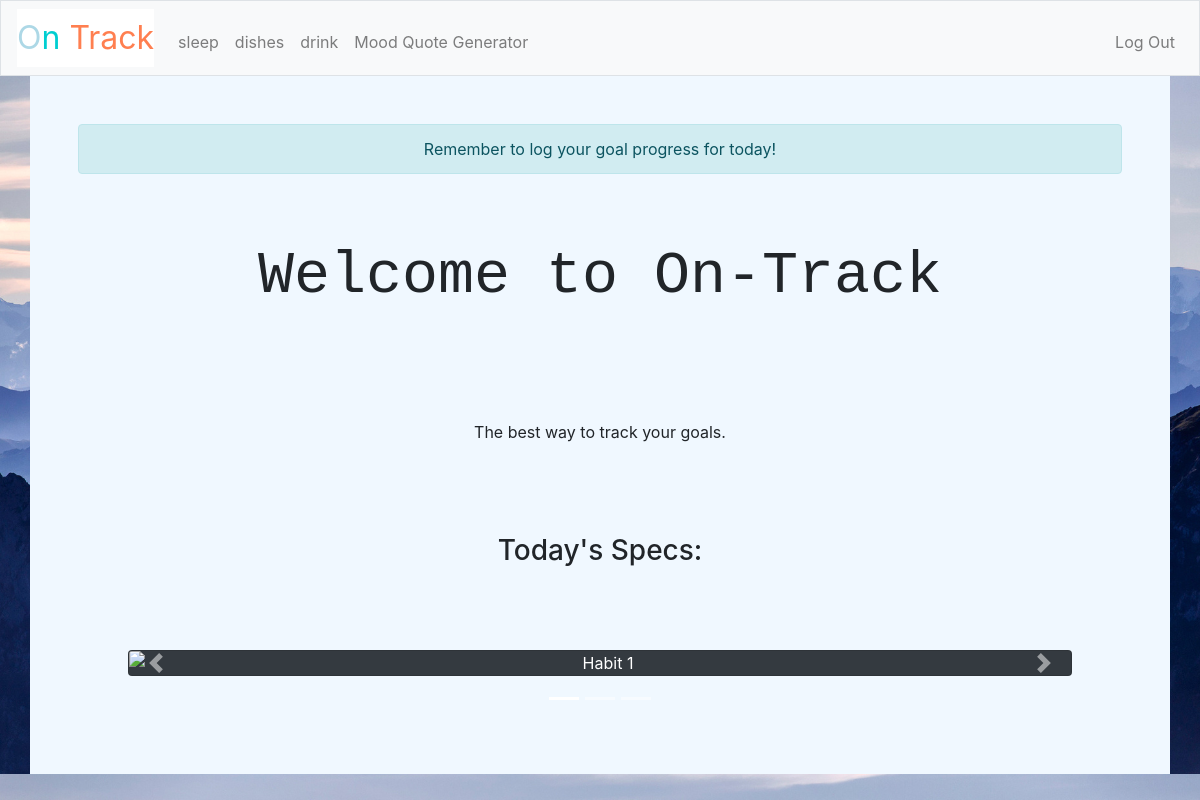
The page / (signed in) on the database its author committed.
### tables this page shows
CREATE TABLE 'users' ('id' INTEGER PRIMARY KEY AUTOINCREMENT NOT NULL, 'username' TEXT NOT NULL, 'password' TEXT NOT NULL, 'goal_1_name' TEXT DEFAULT NULL, 'goal_1_type' TEXT DEFAULT NULL, 'goal_1_year' INTEGER, 'goal_1_month' INTEGER, 'goal_1_day' INTEGER, 'goal_2_name' TEXT DEFAULT NULL, 'goal_2_type' TEXT DEFAULT NULL, 'goal_2_year' INTEGER, 'goal_2_month' INTEGER, 'goal_2_day' INTEGER, 'goal_3_name' TEXT DEFAULT NULL, 'goal_3_type' TEXT DEFAULT NULL, 'goal_3_year' INTEGER, 'goal_3_month' INTEGER, 'goal_3_day' INTEGER);

### application.py (the view)
@app.route("/")
@login_required
def index():
    now = datetime.now() - timedelta(hours=5)
    year = int(now.year)
    month = int(now.month)
    day = int(now.day)
    info = [] # 3 elements to describe info about each habit on this day
    images = [] # 3 pic sources for either logged or not logged
    logged_pic = "https://images.unsplash.com/photo-1456071950267-1b8deae9e997?ixlib=rb-1.2.1&ixid=eyJhcHBfaWQiOjEyMDd9&auto=format&fit=crop&w=2300&q=80"
    not_logged_pic = "https://images.unsplash.com/photo-1486895756674-b48b9b2eacf3?ixlib=rb-1.2.1&ixid=eyJhcHBfaWQiOjEyMDd9&auto=format&fit=crop&w=1500&q=80"
    gn = []
    for i in range(1, 4):
        goal_info = db.execute("SELECT * FROM users WHERE username = :u", u=session['user_id'][0])[0]
        print(goal_info)
        print(type(goal_info))
        goal_name = goal_info["goal_"+str(i)+"_name"]
        goal_type = goal_info["goal_"+str(i)+"_type"]
        if not goal_name:
            gn.append("")
        else:
            gn.append(goal_name)
        if goal_type == "binary":
            x = db.execute("SELECT completed FROM binary_goals WHERE user=:username AND goal_name=:goal_name AND year=:year AND month=:month AND day=:day",
                        username=session['user_id'][0], goal_name=goal_name, year=year, month=month, day=day)
            if len(x) == 0:
                text = "Completed Today?\n Not Logged"
                images.append(not_logged_pic)
            elif int(x[0]['completed']) == 1:
                text = "Completed Today?\n Yes"
                images.append(logged_pic)
            else:
                text = "Completed Today?\n No"
                images.append(logged_pic)
        else:
            var = db.execute("SELECT * FROM numeric_goals WHERE user=:username AND goal_name=:goal_name AND year=:year AND month=:month AND day=:day",
                            username=session['user_id'][0], goal_name=goal_name, year=year, month=month, day=day)
            if len(var) == 0:
                text = "Num Achieved: Not Logged"
                images.append(not_logged_pic)
            else:
                comp = int(var[0]['amount'])
                text = "Num Achieved: " + str(comp)
                images.append(logged_pic)
        info.append(text)
    return render_template("index.html", goal_names=gn, year=year, month=month, info=info, images = images)

### application.py (called while the page is built)
@app.after_request
def after_request(response):
    response.headers["Cache-Control"] = "no-cache, no-store, must-revalidate"
    response.headers["Expires"] = 0
    response.headers["Pragma"] = "no-cache"
    return response

### helpers.py (called while the page is built)
def login_required(f):
    @wraps(f)
    def decorated_function(*args, **kwargs):
        if session.get("user_id") is None:
            return redirect("/login")
        return f(*args, **kwargs)
    return decorated_function

### templates/index.html (shortened to what this page needs)
{% extends "layout.html" %}
{% block main %}
    <div class="alert alert-info" role="alert">
  Remember to log your goal progress for today!
</div>
    <h2 class = "padding">Welcome to On-Track</h2>
    <p class = "padding">The best way to track your goals. </p>
    <br>
    <h3> Today's Specs:</h3>
    <br>
    <div id="goal_specs" class="carousel slide padding" data-ride="carousel">
          <ol class="carousel-indicators">
            <li data-target="#goal_specs" data-slide-to="0" class="active"></li>
            <li data-target="#goal_specs" data-slide-to="1"></li>
            <li data-target="#goal_specs" data-slide-to="2"></li>
          </ol>
          <div class="carousel-inner">
               <div class="carousel-item active">
              <div class="card bg-dark text-white">
  <img src = "{{ images[0] }}" class="card-img" alt="Habit 1">
  <div class="card-img-overlay">
    <br>
    <br>
    <br>
    <br>
    <br>
    <br>
    <br>
    <br>
    <br>
    <br>
    <br>
  </div>
</div>
            </div>
          </div>
          <a class="carousel-control-prev" href="#goal_specs" role="button" data-slide="prev">
            <span class="carousel-control-prev-icon" aria-hidden="true"></span>
          </a>
          <a class="carousel-control-next" href="#goal_specs" role="button" data-slide="next">
            <span class="carousel-control-next-icon" aria-hidden="true"></span>
          </a>
      </div>
{% endblock %}

### templates/layout.html (shortened to what this page needs)
<!DOCTYPE html>
<html lang="en">
    <head>
        <link href="https://maxcdn.bootstrapcdn.com/bootstrap/4.1.3/css/bootstrap.min.css" rel="stylesheet">
        <link href="/static/styles.css" rel="stylesheet">
    </head>
    <body>
        <nav class="navbar navbar-expand-md navbar-light bg-light border">
            <a class="navbar-brand" href="/"><span class="yellow">O</span><span class="green">n</span> <span class="red">Track</span></a>
            <div class="collapse navbar-collapse" id="navbar">
                {% if session.user_id %}
                    {% if goal_names[0] == "" or goal_names[0] == "None"  %}
                    <ul class="navbar-nav mr-auto mt-2">
                        <li class="nav-item"><a class="nav-link" href="/set_goals">Set Goals</a></li>
                    </ul>
                    {% else %}
                    <ul class="navbar-nav mr-auto mt-2">
                        <li class="nav-item"><a class="nav-link" href="/goal_display/1/{{ year }}/{{ month }}">{{ goal_names[0] }}</a></li>
                        <li class="nav-item"><a class="nav-link" href="/goal_display/2/{{ year }}/{{ month }}">{{ goal_names[1] }}</a></li>
                        <li class="nav-item"><a class="nav-link" href="/goal_display/3/{{ year }}/{{ month }}">{{ goal_names[2] }}</a></li>
                        <li class="nav-item"><a class="nav-link" href="/quotes">Mood Quote Generator</a></li>
                    </ul>
                    {% endif %}
                    <ul class="navbar-nav ml-auto mt-2">
                        <li class="nav-item"><a class="nav-link" href="/logout">Log Out</a></li>
                    </ul>
                {% else %}
                    <ul class="navbar-nav ml-auto mt-2">
                        <li class="nav-item"><a class="nav-link" href="/register">Register</a></li>
                        <li class="nav-item"><a class="nav-link" href="/login">Log In</a></li>
                    </ul>
                {% endif %}
            </div>
        </nav>
        <main class="container p-5">
            {% block main %}{% endblock %}
        </main>
    </body>
</html>

### static/styles.css (style rules this page uses)
nav .navbar-brand { font-size: xx-large; background-color:white; }
nav .navbar-brand .red { color: #FF7F50; }
nav .navbar-brand .yellow { color: #ADD8E6; }
nav .navbar-brand .green { color: #00CED1; }
nav { background-color: black; }
main { overflow-x: auto; text-align: center; background-color:#F0F8FF; }
main img { max-width: 100%; }
body { background-image: url('../static/mountain.jpg'); background-size: cover; }
h2 { font-family: monospace; font-size: 60px; }
.padding { padding: 50px; }

### rows shown on the page
users: goal_1_name "sleep", goal_2_name "dishes", goal_3_name "drink"
